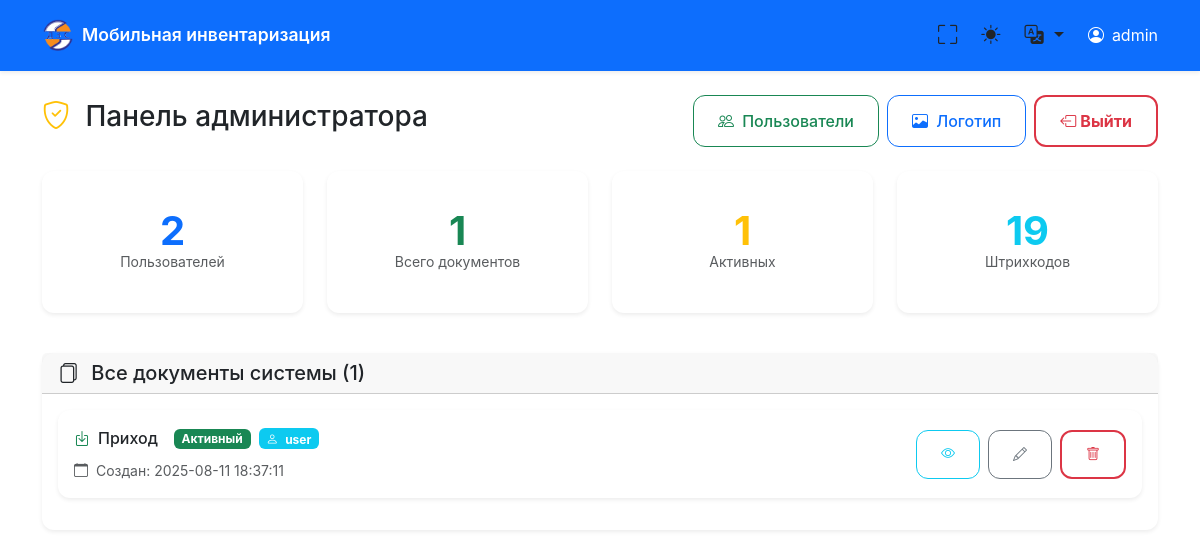
The page /admin/2 on the database as committed earlier.
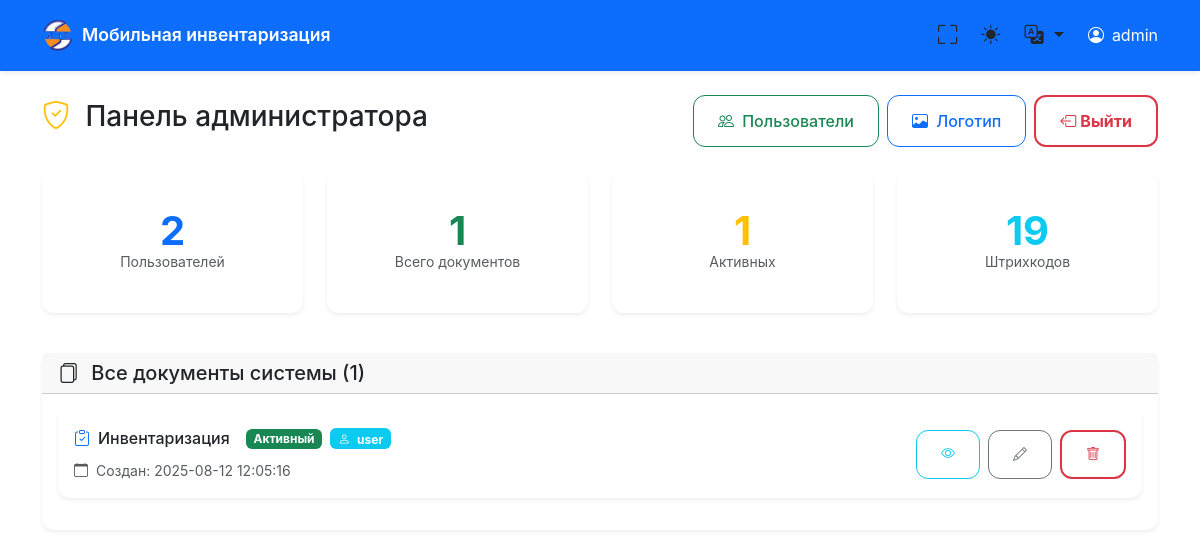
The same page on the database as committed later.
### tables this page shows
CREATE TABLE users (
            id INTEGER PRIMARY KEY AUTOINCREMENT,
            name TEXT UNIQUE NOT NULL,
            created_at TEXT NOT NULL
        );

CREATE TABLE documents (
            id INTEGER PRIMARY KEY AUTOINCREMENT,
            user_id INTEGER NOT NULL,
            doc_type TEXT NOT NULL,
            status TEXT NOT NULL DEFAULT 'active',
            created_at TEXT NOT NULL,
            closed_at TEXT, comment TEXT DEFAULT '',
            FOREIGN KEY (user_id) REFERENCES users (id)
        );

### main.py (the view)
@app.get("/admin/{user_id}", response_class=HTMLResponse)
async def admin_panel(request: Request, user_id: int):
    conn = get_db_connection()
    cursor = conn.cursor()
    cursor.execute("SELECT * FROM users WHERE id = ?", (user_id,))
    user = cursor.fetchone()
    if not user or not is_admin(dict(user)['name']):
        conn.close()
        raise HTTPException(status_code=403, detail="Доступ запрещен")
    all_documents = get_all_documents()
    all_users = get_all_users()
    cursor.execute("SELECT COUNT(*) FROM users")
    total_users = cursor.fetchone()[0]
    cursor.execute("SELECT COUNT(*) FROM documents")
    total_documents = cursor.fetchone()[0]
    cursor.execute("SELECT COUNT(*) FROM documents WHERE status = 'active'")
    active_documents = cursor.fetchone()[0]
    cursor.execute("SELECT COUNT(*) FROM barcodes")
    total_barcodes = cursor.fetchone()[0]
    conn.close()
    current_lang = get_user_language(request)
    locale = load_locale(current_lang)
    return templates.TemplateResponse("admin.html", {
        "request": request,
        "user": dict(user),
        "documents": all_documents,
        "users": all_users,
        "stats": {
            "total_users": total_users,
            "total_documents": total_documents,
            "active_documents": active_documents,
            "total_barcodes": total_barcodes
        },
        "locale": locale,
        "current_lang": current_lang
    })

### templates/admin.html (shortened to what this page needs)
{% extends "base.html" %}
{% block content %}
<div class="row">
    <div class="col-12">
        <div class="d-flex justify-content-between align-items-center mb-4">
            <h1 class="h3">
                <i class="bi bi-shield-check text-warning me-2"></i>
                Панель администратора
            </h1>
            <div class="d-flex gap-2">
                <button class="btn btn-outline-success" data-bs-toggle="modal" data-bs-target="#usersModal">
                    <i class="bi bi-people me-1"></i>
                    <span class="d-none d-sm-inline">Пользователи</span>
                </button>
                <button class="btn btn-outline-primary" data-bs-toggle="modal" data-bs-target="#logoModal">
                    <i class="bi bi-image me-1"></i>
                    <span class="d-none d-sm-inline">Логотип</span>
                </button>
                <a href="/" class="btn btn-outline-danger d-none d-md-inline-flex fw-bold">
                    <i class="bi bi-box-arrow-left me-1"></i>
                    Выйти
                </a>
            </div>
        </div>
    </div>
</div>
<div class="row mb-4">
    <div class="col-6 col-md-3 mb-3">
        <div class="card stats-card border-primary">
            <div class="card-body text-center">
                <div class="stats-number text-primary">{{ stats.total_users }}</div>
                <p class="text-muted mb-0 small">Пользователей</p>
            </div>
        </div>
    </div>
    <div class="col-6 col-md-3 mb-3">
        <div class="card stats-card border-success">
            <div class="card-body text-center">
                <div class="stats-number text-success">{{ stats.total_documents }}</div>
                <p class="text-muted mb-0 small">Всего документов</p>
            </div>
        </div>
    </div>
    <div class="col-6 col-md-3 mb-3">
        <div class="card stats-card border-warning">
            <div class="card-body text-center">
                <div class="stats-number text-warning">{{ stats.active_documents }}</div>
                <p class="text-muted mb-0 small">Активных</p>
            </div>
        </div>
    </div>
    <div class="col-6 col-md-3 mb-3">
        <div class="card stats-card border-info">
            <div class="card-body text-center">
                <div class="stats-number text-info">{{ stats.total_barcodes }}</div>
                <p class="text-muted mb-0 small">Штрихкодов</p>
            </div>
        </div>
    </div>
</div>
<div class="row">
    <div class="col-12">
        <div class="card">
            <div class="card-header">
                <h5 class="mb-0">
                    <i class="bi bi-files me-2"></i>
                    Все документы системы ({{ documents|length }})
                </h5>
            </div>
            <div class="card-body">
                {% if documents %}
                <div class="row">
                    {% for doc in documents %}
                    <div class="col-12 mb-3">
                        <div class="card {{ 'border-success' if doc.status == 'active' else 'border-secondary' }}">
                            <div class="card-body">
                                <div class="row align-items-center">
                                    <div class="col-md-8">
                                        <div class="d-flex align-items-center mb-2">
                                            {% if doc.doc_type == 'Инвентаризация' %}
                                                <i class="bi bi-clipboard-check text-primary me-2"></i>
                                            {% elif doc.doc_type == 'Приход' %}
                                                <i class="bi bi-box-arrow-in-down text-success me-2"></i>
                                            {% else %}
                                                <i class="bi bi-box-arrow-up text-danger me-2"></i>
                                            {% endif %}
                                            <h6 class="mb-0 me-3">{{ doc.doc_type }}</h6>
                                            {% if doc.status == 'active' %}
                                                <span class="badge bg-success">Активный</span>
                                            {% else %}
                                                <span class="badge bg-secondary">Закрыт</span>
                                            {% endif %}
                                            <span class="badge bg-info ms-2">
                                                <i class="bi bi-person me-1"></i>
                                                {{ doc.user_name }}
                                            </span>
                                        </div>
                                        <div class="small text-muted">
                                            <i class="bi bi-calendar me-1"></i>
                                            Создан: {{ doc.created_at[:19].replace('T', ' ') }}
                                        </div>
                                    </div>
                                    <div class="col-md-4">
                                        <div class="d-flex flex-wrap gap-2 justify-content-md-end">
                                            <a href="/admin/document/{{ user.id }}/{{ doc.id }}"
                                               class="btn btn-sm btn-outline-info"
                                               title="Просмотреть документ">
                                                <i class="bi bi-eye"></i>
                                            </a>
                                            <button class="btn btn-sm btn-outline-secondary edit-comment-btn"
                                                    data-doc-id="{{ doc.id }}"
                                                    data-comment="{{ doc.comment|e }}"
                                                    title="Редактировать комментарий">
                                                <i class="bi bi-pencil"></i>
                                            </button>
                                            <form method="post" action="/admin/delete_document/{{ user.id }}" class="d-inline">
                                                <button type="submit" class="btn btn-sm btn-outline-danger"
                                                        onclick="return confirm('Удалить документ пользователя {{ doc.user_name }}? Это действие нельзя отменить!')"
                                                        title="Удалить документ">
                                                    <i class="bi bi-trash"></i>
                                                </button>
                                            </form>
                                        </div>
                                    </div>
                                </div>
                            </div>
                        </div>
                    </div>
                    {% endfor %}
                </div>
                {% else %}
                <div class="text-center py-5">
                    <i class="bi bi-files text-muted" style="font-size: 4rem;"></i>
                    <h4 class="text-muted mt-3">Документы не найдены</h4>
                    <p class="text-muted">В системе пока нет созданных документов</p>
                </div>
                {% endif %}
            </div>
        </div>
    </div>
</div>
{% endblock %}

### templates/base.html (shortened to what this page needs)
<!DOCTYPE html>
<html lang="ru" data-bs-theme="light">
<head>
    <link href="https://cdn.jsdelivr.net/npm/bootstrap@5.3.2/dist/css/bootstrap.min.css" rel="stylesheet">
    <link href="https://cdn.jsdelivr.net/npm/bootstrap-icons@1.11.0/font/bootstrap-icons.css" rel="stylesheet">
</head>
<body>
    <nav class="navbar navbar-expand-lg navbar-dark bg-primary">
        <div class="container">
            <div class="d-flex align-items-center">
                <img src="/logo" alt="Логотип" class="logo-svg"
                     style="width: 32px; height: 32px; margin-right: 0.5rem; object-fit: contain;">
                <a class="navbar-brand" href="/">
                    {{ locale.get('app_name', 'Мобильная инвентаризация') }}
                </a>
            </div>
            <div class="d-flex align-items-center">
                <button class="theme-toggle me-2" onclick="toggleFullscreen()" title="Полноэкранный режим">
                    <i class="bi bi-fullscreen" id="fullscreen-icon"></i>
                </button>
                <button class="theme-toggle me-2" onclick="toggleTheme()" title="Переключить тему">
                    <i class="bi bi-sun-fill" id="theme-icon"></i>
                </button>
                <div class="dropdown me-3">
                    <button class="theme-toggle dropdown-toggle" type="button" data-bs-toggle="dropdown" title="Язык">
                        <i class="bi bi-translate"></i>
                    </button>
                </div>
                {% if user %}
                <div class="d-flex align-items-center text-white">
                    <i class="bi bi-person-circle me-2"></i>
                    <span class="d-none d-md-inline">{{ user.name }}</span>
                </div>
                {% endif %}
            </div>
        </div>
    </nav>
    <main class="container mt-4 fade-in">
        {% block content %}{% endblock %}
    </main>
</body>
</html>

### templates/admin.html (style rules this page uses)
.btn-outline-danger { border-width: 2px; font-weight: 600; }

### templates/base.html (style rules this page uses)
:root { --primary-color: #0d6efd; --secondary-color: #6c757d; --success-color: #198754; --danger-color: #dc3545; --warning-color: #ffc107; --info-color: #0dcaf0; --light-color: #f8f9fa; --dark-color: #212529; --border-radius: 0.75rem; --box-shadow: 0 0.125rem 0.25rem rgba(0, 0, 0, 0.075); --box-shadow-lg: 0 0.5rem 1rem rgba(0, 0, 0, 0.15); }
body { font-family: -apple-system, BlinkMacSystemFont, 'Segoe UI', Roboto, 'Helvetica Neue', Arial, sans-serif; line-height: 1.6; -webkit-font-smoothing: antialiased; -moz-osx-font-smoothing: grayscale; padding-bottom: env(safe-area-inset-bottom); padding-top: env(safe-area-inset-top); }
.navbar { box-shadow: var(--box-shadow); padding: 0.75rem 0; position: sticky; top: 0; z-index: 1030; }
.navbar-brand { font-weight: 600; font-size: 1.1rem; }
.logo-svg { width: 32px; height: 32px; margin-right: 0.5rem; color: currentColor; }
.card { border: none; box-shadow: var(--box-shadow); border-radius: var(--border-radius); transition: all 0.2s ease; }
.btn { border-radius: var(--border-radius); font-weight: 500; padding: 0.75rem 1.5rem; transition: all 0.2s ease; }
.theme-toggle { border: none; background: none; color: inherit; font-size: 1.2rem; padding: 0.5rem; border-radius: 50%; transition: all 0.2s ease; }
.stats-card { text-align: center; padding: 1.5rem; }
.stats-number { font-size: 2.5rem; font-weight: 700; line-height: 1; }
.fade-in { animation: fadeIn 0.3s ease-in; }
.btn-outline-danger { border-width: 2px; font-weight: 600; transition: all 0.3s ease; }

Rows that differ between the two databases and show on the page:
removed documents: doc_type "Приход", status "Активный", user_name "user", created_at "2025-08-11 18:37:11"
added documents: doc_type "Инвентаризация", status "Активный", user_name "user", created_at "2025-08-12 12:05:16"
